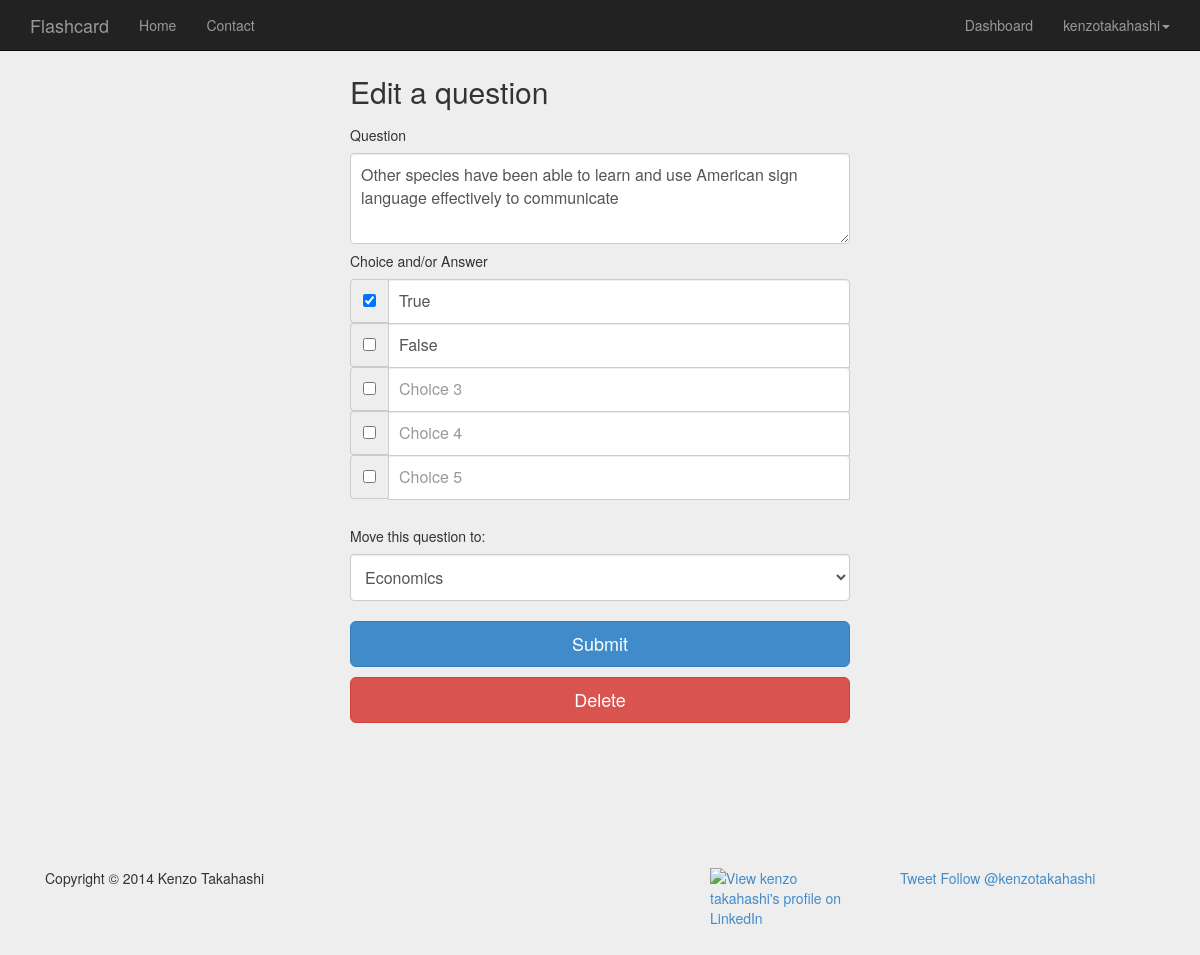
The app's page /edit_question/12/ (signed in) with its own data.
### flash/models.py (models this page shows, shortened)
class Question(models.Model):
	question = models.TextField()
	questionType = models.CharField(max_length=24, blank=True)
	cardSet = models.ForeignKey(CardSet, blank=True)
	created = models.DateTimeField(auto_now_add=True)
	lastModified = models.DateTimeField(auto_now=True)
	choice1 = models.CharField(max_length=128, null=True, blank=True)
	choice2 = models.CharField(max_length=128, null=True, blank=True)
	choice3 = models.CharField(max_length=128, null=True, blank=True)
	choice4 = models.CharField(max_length=128, null=True, blank=True)
	choice5 = models.CharField(max_length=128, null=True, blank=True)
	isAnswer1 = models.BooleanField(default=False)
	isAnswer2 = models.BooleanField(default=False)
	isAnswer3 = models.BooleanField(default=False)
	isAnswer4 = models.BooleanField(default=False)
	isAnswer5 = models.BooleanField(default=False)

class CardSet(models.Model):
	ME = 'me'
	EVERYONE = 'eo'
	PEOPLE_WTH_PW = 'pw'
	VISIBLE_TO = (
		('me', 'just me'),
		('eo', 'everyone'),
		('pw', 'people with a password...')
	)
	name = models.CharField(max_length=48)
	user = models.ForeignKey(User)
	visibleTo = models.CharField(max_length=2, choices=VISIBLE_TO, default=ME)
	created = models.DateTimeField(auto_now_add=True)
	lastModified = models.DateTimeField(auto_now=True)
	view = models.IntegerField(default=0)
	password = models.CharField(max_length=24, null=True, blank=True)

### flash/views.py (the view)
# urls.py: url(r'^edit_question/(?P<question_id>\d+)/$', views.editQuestion, name='editQuestion'),
@login_required
def editQuestion(request, question_id):
	context = RequestContext(request)
	question = Question.objects.get(pk=question_id)
	cardSetList = CardSet.objects.filter(user=request.user)
	message = ""
	questionType = ""
	if request.method == 'POST':
		questionForm = QuestionForm(request.POST, instance=question)
		if questionForm.is_valid():
			question = questionForm.save(commit=False)
			question, questionType = classifyQuestionType(question)
			if questionType != "Invalid":
				question.questionType = questionType
				selectedCardSet = request.POST['cardSet']
				question.cardSet = CardSet.objects.get(name=selectedCardSet)
				question.save()
				question.cardSet.save()
				message = "Question successfully edited."
				questionType = "The questionType is: " + questionType
			else:
				questionType = "The Question is invalid"
		else:
			print questionForm.errors
	else:
		questionForm = QuestionForm(instance=question)
	context_dict = {'questionForm': questionForm, 'message': message, 'question': question,
					'questionType': questionType, 'cardSetList': cardSetList}
	return render_to_response('flash/editQuestion.html', context_dict, context)

### flash/forms.py
class QuestionForm(forms.ModelForm):
	choice1 = forms.CharField(max_length=128, widget=forms.TextInput(
		attrs={'placeholder': 'Choice 1', 'class': 'form-control'}), required=False)
	choice2 = forms.CharField(max_length=128, widget=forms.TextInput(
		attrs={'placeholder': 'Choice 2', 'class': 'form-control'}), required=False)
	choice3 = forms.CharField(max_length=128, widget=forms.TextInput(
		attrs={'placeholder': 'Choice 3', 'class': 'form-control'}), required=False)
	choice4 = forms.CharField(max_length=128, widget=forms.TextInput(
		attrs={'placeholder': 'Choice 4', 'class': 'form-control'}), required=False)
	choice5 = forms.CharField(max_length=128, widget=forms.TextInput(
		attrs={'placeholder': 'Choice 5', 'class': 'form-control'}), required=False)
	class Meta:
		model = Question
		fields = ['question', 'choice1','choice2','choice3','choice4','choice5',
				  'isAnswer1','isAnswer2','isAnswer3','isAnswer4','isAnswer5']
		widgets = {
			'question': forms.Textarea(
				attrs={'cols': 70, 'rows': 3, 'placeholder': 'Question',
				'class': 'form-control', 'autofocus': True }),
		}

### templates/flash/editQuestion.html (shortened to what this page needs)
{% extends 'flash/base.html' %}
{% load static %}
{% block css %}
<link href="{% static 'css/signin.css'%} " rel="stylesheet">
<link href="{% static 'css/questionform.css'%} " rel="stylesheet">
<link href="{% static 'css/formstyle.css'%} " rel="stylesheet">
{% endblock %}
{% block body %}
  <div class="container">
    <div class="form-signin">
      <form id="category_form" method="post" action="/edit_question/{{ question.id }}/">
        <h2 class="form-signin-heading">Edit a question</h2>
        <h5>Question</h5>
        <p>{{ questionForm.question }}</p>
        <h5>Choice and/or Answer</h5>
        <div class="input-group">
          <span class="input-group-addon">{{ questionForm.isAnswer1 }}</span>
            {{ questionForm.choice1 }}
        </div>
        <div class="input-group">
          <span class="input-group-addon">{{ questionForm.isAnswer2 }}</span>
            {{ questionForm.choice2 }}
        </div>
        <div class="input-group">
          <span class="input-group-addon">{{ questionForm.isAnswer3 }}</span>
            {{ questionForm.choice3 }}
        </div>
        <div class="input-group">
          <span class="input-group-addon">{{ questionForm.isAnswer4 }}</span>
            {{ questionForm.choice4 }}
        </div>
        <div class="input-group">
          <span class="input-group-addon">{{ questionForm.isAnswer5 }}</span>
            {{ questionForm.choice5 }}
        </div>
        <br>
        <h5>Move this question to:</h5>
        <select class="form-control" name="cardSet">
        <option value="{{ question.cardSet.name }}">{{ question.cardSet.name }}</option>
        </select>
        <button class="btn btn-lg btn-primary btn-block" data-loading-text="Loading..." type="submit">Submit</button>
        <button class="btn btn-danger btn-lg btn-block" data-toggle="modal" data-target="#myModal">Delete
        </button>
      </form>
    </div>
  </div>
<br><br><br><br><br><br>
{% endblock %}

### templates/flash/base.html (shortened to what this page needs)
<!DOCTYPE html>
{% load static %}
<html>
<head>
<link href="{% static 'css/bootstrap.min.css'%} " rel="stylesheet">
<link href="{% static 'css/navbar-fixed-top.css'%} " rel="stylesheet">
{% block css %}
{% endblock %}
</head>
<body>
<div class="navbar navbar-inverse navbar-fixed-top" role="navigation">
  <div class="container">
    <div class="navbar-header">
      <a class="navbar-brand" href="/">Flashcard</a>
    </div>
    <div class="navbar-collapse collapse">
      <ul class="nav navbar-nav">
        {% block home %}<li>{% endblock %}<a href="/">Home</a></li>
      </ul>
      <ul class="nav navbar-nav">
        {% block contact %}<li>{% endblock %}<a href="/contact/">Contact</a></li>
      </ul>
      <ul class="nav navbar-nav navbar-right">
      {% if user.is_authenticated %}
        {% block dashboard %}<li>{% endblock %}<a href="/dashboard/0/">Dashboard</a></li>
        <li class="dropdown">
          <a href="#" class="dropdown-toggle" data-toggle="dropdown">{{user.username}}<b class="caret"></b></a>
        </li>
      {% else %}
        {% block signIn %}<li>{% endblock %}<a href="/login">Sign In</a></li>
        {% block signUp %}<li>{% endblock %}<a href="/register/">Sign Up</a></li>
      {% endif %}
      </ul>
    </div>
  </div>
</div>
{% block body %}
{% endblock %}
<footer>
<div class="container">
    <div class="col-xs-6 col-sm-3">
      <p>Copyright &copy; 2014 Kenzo Takahashi</p>
    </div>
    <div class="col-xs-6 col-sm-4">
    </div>
    <div class="col-xs-6 col-sm-2">
    <a href="http://www.linkedin.com/pub/kenzo-takahashi/64/874/739">
      <img src="http://s.c.lnkd.licdn.com/scds/common/u/img/webpromo/btn_viewmy_120x33.png" width="120" height="33" border="0" alt="View kenzo takahashi's profile on LinkedIn"></a>
    </div>
    <div class="col-xs-6 col-sm-3">
      <a href="https://twitter.com/share" class="twitter-share-button" data-via="twitterapi" data-lang="en">Tweet</a>
      <a href="https://twitter.com/kenzotakahashi" class="twitter-follow-button" data-show-count="false" data-lang="en">Follow @kenzotakahashi</a>
    </div>
</div>
</footer>
</body>
</html>

### static/css/navbar-fixed-top.css (style rules this page uses)
body { padding-top: 70px; }

### static/css/signin.css (style rules this page uses)
body { padding-top: 40px; padding-bottom: 40px; background-color: #eee; }
.form-signin { max-width: 330px; padding: 15px; margin: 0 auto; }
.form-signin .form-signin-heading, .form-signin .checkbox { margin-bottom: 20px; }
.form-signin .form-control { position: relative; font-size: 16px; height: auto; padding: 10px; -webkit-box-sizing: border-box; -moz-box-sizing: border-box; box-sizing: border-box; }
.form-signin input[type="text"] { margin-bottom: -1px; border-bottom-left-radius: 0; border-bottom-right-radius: 0; }
.btn { margin-top: 20px; margin-bottom: 10px; }

### static/css/questionform.css (style rules this page uses)
.form-signin { max-width: 530px; padding: 15px; margin: 0 auto; }

### records on screen
Question: question "Other species have been able to learn and use American sign language effectively to communicate", isAnswer1 "☑", choice1 "True", choice2 "False", cardSet "Economics"

### other values on screen
{{ user.username }} "kenzotakahashi"
